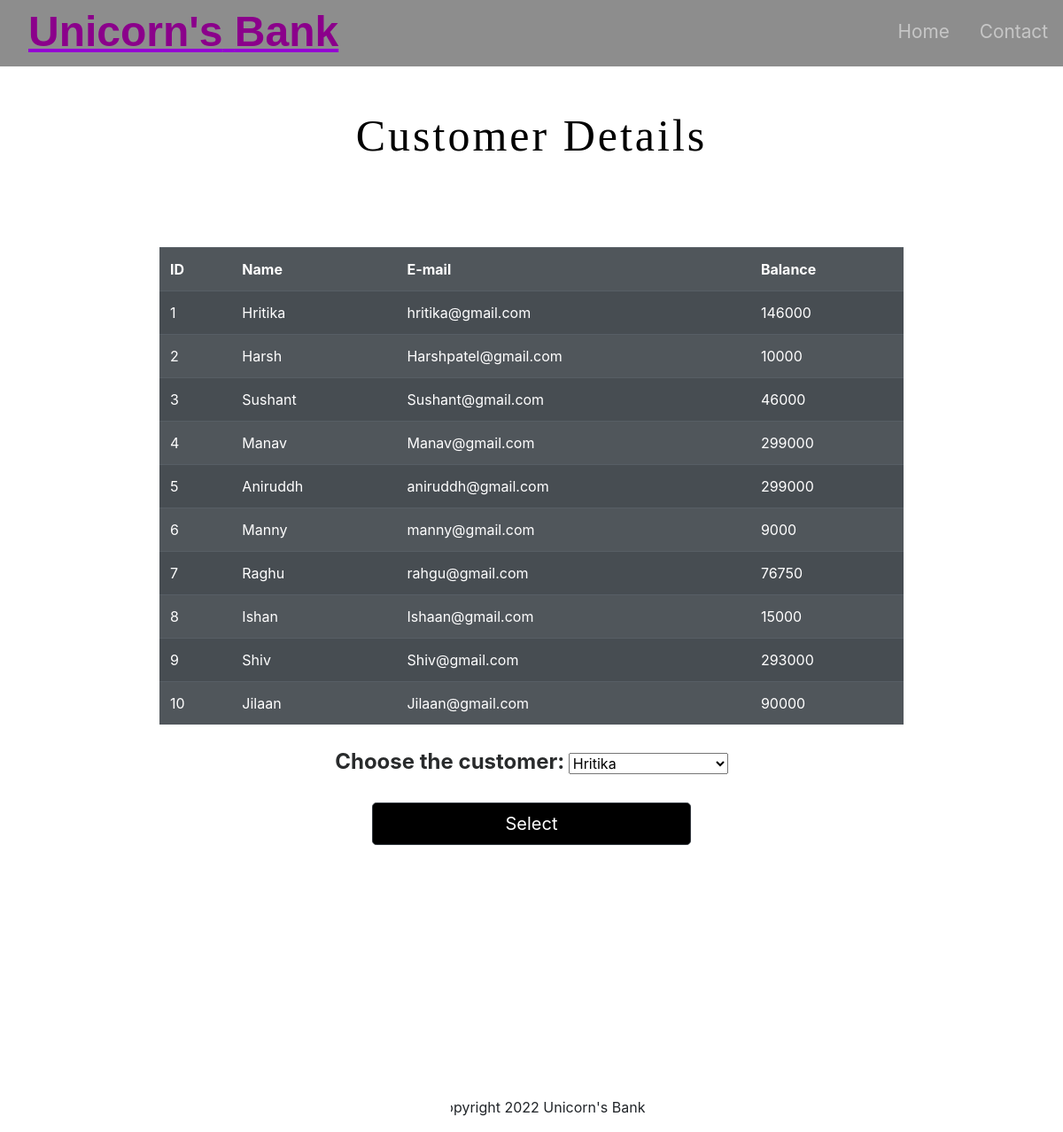
/customer.php, run on the app's committed database.
### tables this page shows
CREATE TABLE `customer` (
  `id` int(11) NOT NULL,
  `Name` varchar(255) NOT NULL,
  `email` varchar(255) NOT NULL,
  `balance` bigint(20) NOT NULL
);

### customer.php (the view, shortened to what this page needs)
<!DOCTYPE html>
<html lang="en">
<head>
  <link rel="stylesheet" href="https://stackpath.bootstrapcdn.com/bootstrap/4.5.2/css/bootstrap.min.css"
>
  <link rel="stylesheet" type="text/css" href="styles.css">
</head>
<body>
  <div id="title">
    <nav id="navbar" class="navbar navbar-expand-lg navbar-dark ">
      <a id="navbar-brand" href="index.php">Unicorn's<span>  Bank</span></a>
      <div class="collapse navbar-collapse" id="navbarTogglerDemo01">
        <ul class="navbar-nav ml-auto">
          <li class="nav-item">
            <a class="nav-link" href="index.php">Home</a>
          </li>
          <li class="nav-item">
            <a class="nav-link" href="#footer">Contact</a>
          </li>
        </ul>
      </div>
    </nav>
  </div>
  <?php
 echo '<h1 class="intro"><center>Customer Details</center></h1>';
 echo '<table class=" listtable table-dark table  table-striped table-hover mt-5"  style="opacity: 0.9; width: 70%; margin: auto;">
 <tr>
     <th>ID</th>
     <th>Name</th>
     <th>E-mail</th>
     <th>Balance</th>
 </tr>';
    $server = "localhost";
    $username = "root";
    $password = "";
    $database = "bank";
    $con = mysqli_connect($server, $username, $password, $database);
     $sql = "SELECT id,Name,email,balance FROM customer;";
     $sql1 = "SELECT Name FROM customer;";
        $result=mysqli_query($con,$sql);
        while($row=mysqli_fetch_array($result)){
            echo '<tr>
            <td>'.$row["id"].'</td>
            <td>'.$row["Name"].'</td>
            <td>'.$row["email"].'</td>
            <td>'.$row["balance"].'</td>
        </tr>';
          }
 echo'</table>';
?><br>
  <form action="select.php" method="POST" style="text-align:center">
    <label class="choose">Choose the customer: </label>
    <select id="cus" name="cus" style="width:15%">
      <?php $result1=mysqli_query($con,$sql1); ?>
      <?php while($row1=mysqli_fetch_array($result1)):; ?>
      <option value="<?php echo $row1[0]; ?>">
        <?php echo $row1[0]; ?>
      </option>
      <?php endwhile ;
    ?>
    </select><br>
    <div><button class="btn btn-dark btn-lg" style="margin-top:20px;">Select</button></div>
  </form>
  <br><br>
</body>
<footer id="footer">
  <i class="social-icon fas fa-phone-square-alt"></i>
  <i class="social-icon fab fa-twitter-square"></i>
  <i class="social-icon fas fa-envelope-square"></i>
  <p>© Copyright 2022 Unicorn's Bank</p>
</footer>
</html>

### styles.css (style rules this page uses)
#title { background: hsla(0, 0%, 0%, 0.447); }
#navbar { padding: 0 0 3px; }
#navbar-brand { text-decoration-color:darkviolet; color:darkmagenta; font-family: sans-serif; font-size: 3rem; font-weight: bold; padding-left: 2rem; }
span { color:darkmagenta; }
.nav-item { padding: 0 9px; }
.nav-link { font-size: 1.3rem; }
.btn { background-color: black; }
.intro { text-align: center; font-size: 50px; letter-spacing: 3px; font-family: 'sans-serif'; position: relative; padding:4% 8%; color:black; }
button { height: 30%; width: 30%; }
.choose { font-size:1.5rem; color:#292b2c; font-style:Ubuntu; font-weight:bold }
#footer { margin-top: 200px; padding: 5% auto; text-align: center; color:rebeccapurple font-size: 25px; }
.social-icon { margin: 10px 5px; color: white; }

### customer.php (style rules this page uses)
body { background-image: url("C:\xampp\htdocs\Basic-Banking-System-main\img\bank.jpeg"); background-size: cover; height: 100%; width: 100%; background-repeat: no-repeat; background-attachment: fixed; }

### data on the page
customer: id "1", Name "Hritika", email "hritika@gmail.com", balance "146000"
customer: id "2", Name "Harsh", email "Harshpatel@gmail.com", balance "10000"
customer: id "3", Name "Sushant", email "Sushant@gmail.com", balance "46000"
customer: id "4", Name "Manav", email "Manav@gmail.com", balance "299000"
customer: id "5", Name "Aniruddh", email "aniruddh@gmail.com", balance "299000"
customer: id "6", Name "Manny", email "manny@gmail.com", balance "9000"
customer: id "7", Name "Raghu", email "rahgu@gmail.com", balance "76750"
customer: id "8", Name "Ishan", email "Ishaan@gmail.com", balance "15000"
customer: id "9", Name "Shiv", email "Shiv@gmail.com", balance "293000"
customer: id "10", Name "Jilaan", email "Jilaan@gmail.com", balance "90000"

### other printed values
form field cus "Hritika"
